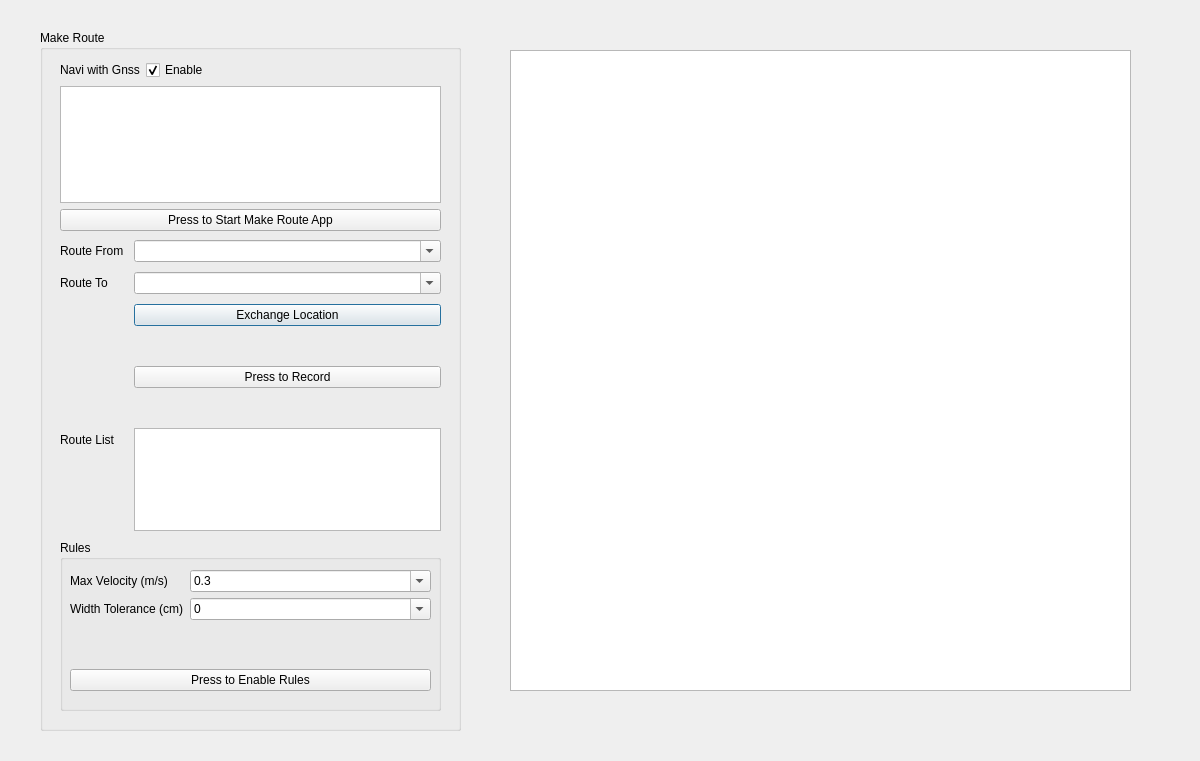
<?xml version="1.0" encoding="UTF-8"?>
<ui version="4.0">
 <class>SubWindow_MakeRoute</class>
 <widget class="QDialog" name="SubWindow_MakeRoute">
  <property name="geometry">
   <rect>
    <x>0</x>
    <y>0</y>
    <width>1200</width>
    <height>761</height>
   </rect>
  </property>
  <property name="windowTitle">
   <string>Dialog</string>
  </property>
  <widget class="QGraphicsView" name="graphicsView">
   <property name="geometry">
    <rect>
     <x>510</x>
     <y>50</y>
     <width>621</width>
     <height>641</height>
    </rect>
   </property>
  </widget>
  <widget class="QGroupBox" name="groupBox_makeRoute">
   <property name="geometry">
    <rect>
     <x>40</x>
     <y>30</y>
     <width>421</width>
     <height>701</height>
    </rect>
   </property>
   <property name="title">
    <string>Make Route</string>
   </property>
   <widget class="QWidget" name="verticalLayoutWidget">
    <property name="geometry">
     <rect>
      <x>20</x>
      <y>210</y>
      <width>381</width>
      <height>291</height>
     </rect>
    </property>
    <layout class="QVBoxLayout" name="verticalLayout">
     <property name="spacing">
      <number>8</number>
     </property>
     <item>
      <layout class="QFormLayout" name="formLayout">
       <property name="rowWrapPolicy">
        <enum>QFormLayout::DontWrapRows</enum>
       </property>
       <property name="horizontalSpacing">
        <number>10</number>
       </property>
       <property name="verticalSpacing">
        <number>10</number>
       </property>
       <item row="0" column="0">
        <widget class="QLabel" name="label_routeFrom">
         <property name="text">
          <string>Route From</string>
         </property>
        </widget>
       </item>
       <item row="0" column="1">
        <widget class="QComboBox" name="comboBox_from">
         <property name="editable">
          <bool>true</bool>
         </property>
        </widget>
       </item>
       <item row="1" column="0">
        <widget class="QLabel" name="label_routeTo">
         <property name="text">
          <string>Route To</string>
         </property>
        </widget>
       </item>
       <item row="1" column="1">
        <widget class="QComboBox" name="comboBox_routeTo">
         <property name="editable">
          <bool>true</bool>
         </property>
        </widget>
       </item>
       <item row="2" column="1">
        <widget class="QPushButton" name="pushButton_exchLocation">
         <property name="text">
          <string>Exchange Location</string>
         </property>
        </widget>
       </item>
       <item row="3" column="0">
        <spacer name="horizontalSpacer">
         <property name="orientation">
          <enum>Qt::Horizontal</enum>
         </property>
         <property name="sizeHint" stdset="0">
          <size>
           <width>40</width>
           <height>20</height>
          </size>
         </property>
        </spacer>
       </item>
       <item row="4" column="0">
        <spacer name="horizontalSpacer_3">
         <property name="orientation">
          <enum>Qt::Horizontal</enum>
         </property>
         <property name="sizeHint" stdset="0">
          <size>
           <width>40</width>
           <height>20</height>
          </size>
         </property>
        </spacer>
       </item>
       <item row="5" column="1">
        <spacer name="horizontalSpacer_4">
         <property name="orientation">
          <enum>Qt::Horizontal</enum>
         </property>
         <property name="sizeHint" stdset="0">
          <size>
           <width>40</width>
           <height>20</height>
          </size>
         </property>
        </spacer>
       </item>
       <item row="5" column="0">
        <spacer name="horizontalSpacer_5">
         <property name="orientation">
          <enum>Qt::Horizontal</enum>
         </property>
         <property name="sizeHint" stdset="0">
          <size>
           <width>40</width>
           <height>20</height>
          </size>
         </property>
        </spacer>
       </item>
       <item row="6" column="0">
        <widget class="QLabel" name="label_routeList">
         <property name="text">
          <string>Route List</string>
         </property>
        </widget>
       </item>
       <item row="4" column="1">
        <widget class="QPushButton" name="pushButton_recordRoute">
         <property name="styleSheet">
          <string notr="true">font: 11pt &quot;Sans Serif&quot;;</string>
         </property>
         <property name="text">
          <string>Press to Record</string>
         </property>
         <property name="checkable">
          <bool>true</bool>
         </property>
        </widget>
       </item>
       <item row="3" column="1">
        <spacer name="horizontalSpacer_2">
         <property name="orientation">
          <enum>Qt::Horizontal</enum>
         </property>
         <property name="sizeHint" stdset="0">
          <size>
           <width>40</width>
           <height>20</height>
          </size>
         </property>
        </spacer>
       </item>
       <item row="2" column="0">
        <spacer name="horizontalSpacer_6">
         <property name="orientation">
          <enum>Qt::Horizontal</enum>
         </property>
         <property name="sizeHint" stdset="0">
          <size>
           <width>40</width>
           <height>20</height>
          </size>
         </property>
        </spacer>
       </item>
       <item row="6" column="1">
        <widget class="QListView" name="listView_allRoutes"/>
       </item>
      </layout>
     </item>
    </layout>
   </widget>
   <widget class="QGroupBox" name="groupBox_setupRules">
    <property name="geometry">
     <rect>
      <x>20</x>
      <y>510</y>
      <width>381</width>
      <height>171</height>
     </rect>
    </property>
    <property name="title">
     <string>Rules</string>
    </property>
    <widget class="QWidget" name="verticalLayoutWidget_2">
     <property name="geometry">
      <rect>
       <x>10</x>
       <y>30</y>
       <width>361</width>
       <height>121</height>
      </rect>
     </property>
     <layout class="QVBoxLayout" name="verticalLayout_2">
      <item>
       <layout class="QFormLayout" name="formLayout_2">
        <item row="0" column="0">
         <widget class="QLabel" name="label_maxVel">
          <property name="text">
           <string>Max Velocity (m/s)</string>
          </property>
         </widget>
        </item>
        <item row="0" column="1">
         <widget class="QComboBox" name="comboBox_maxVel">
          <property name="editable">
           <bool>true</bool>
          </property>
          <property name="currentText">
           <string>0.3</string>
          </property>
          <item>
           <property name="text">
            <string>0.3</string>
           </property>
          </item>
          <item>
           <property name="text">
            <string>0.4</string>
           </property>
          </item>
          <item>
           <property name="text">
            <string>0.5</string>
           </property>
          </item>
          <item>
           <property name="text">
            <string>0.6</string>
           </property>
          </item>
          <item>
           <property name="text">
            <string>0.7</string>
           </property>
          </item>
          <item>
           <property name="text">
            <string>0.8</string>
           </property>
          </item>
          <item>
           <property name="text">
            <string>0.9</string>
           </property>
          </item>
          <item>
           <property name="text">
            <string>1.0</string>
           </property>
          </item>
         </widget>
        </item>
        <item row="1" column="0">
         <widget class="QLabel" name="label_widthTolerance">
          <property name="text">
           <string>Width Tolerance (cm)</string>
          </property>
         </widget>
        </item>
        <item row="1" column="1">
         <widget class="QComboBox" name="comboBox_widthTolerance">
          <property name="editable">
           <bool>true</bool>
          </property>
          <item>
           <property name="text">
            <string>0</string>
           </property>
          </item>
          <item>
           <property name="text">
            <string>5</string>
           </property>
          </item>
          <item>
           <property name="text">
            <string>10</string>
           </property>
          </item>
          <item>
           <property name="text">
            <string>15</string>
           </property>
          </item>
          <item>
           <property name="text">
            <string>20</string>
           </property>
          </item>
          <item>
           <property name="text">
            <string>25</string>
           </property>
          </item>
          <item>
           <property name="text">
            <string>30</string>
           </property>
          </item>
         </widget>
        </item>
       </layout>
      </item>
      <item>
       <widget class="QPushButton" name="pushButton_withRule">
        <property name="styleSheet">
         <string notr="true">font: 11pt &quot;Sans Serif&quot;;</string>
        </property>
        <property name="text">
         <string>Press to Enable Rules</string>
        </property>
        <property name="checkable">
         <bool>true</bool>
        </property>
       </widget>
      </item>
     </layout>
    </widget>
   </widget>
   <widget class="QWidget" name="verticalLayoutWidget_3">
    <property name="geometry">
     <rect>
      <x>20</x>
      <y>30</y>
      <width>381</width>
      <height>171</height>
     </rect>
    </property>
    <layout class="QVBoxLayout" name="verticalLayout_3">
     <item>
      <layout class="QFormLayout" name="formLayout_3">
       <item row="0" column="0">
        <widget class="QLabel" name="label_naviWithGnss">
         <property name="text">
          <string>Navi with Gnss</string>
         </property>
        </widget>
       </item>
       <item row="0" column="1">
        <widget class="QCheckBox" name="checkBox_naviWithGnss">
         <property name="text">
          <string>Enable</string>
         </property>
         <property name="checked">
          <bool>true</bool>
         </property>
        </widget>
       </item>
      </layout>
     </item>
     <item>
      <widget class="QTextEdit" name="textEdit_makeRouteMsg"/>
     </item>
     <item>
      <widget class="QPushButton" name="pushButton_StartRoute">
       <property name="styleSheet">
        <string notr="true">font: 14pt &quot;Sans Serif&quot;;</string>
       </property>
       <property name="text">
        <string>Press to Start Make Route App</string>
       </property>
       <property name="checkable">
        <bool>true</bool>
       </property>
      </widget>
     </item>
    </layout>
   </widget>
  </widget>
 </widget>
 <resources/>
 <connections/>
</ui>
